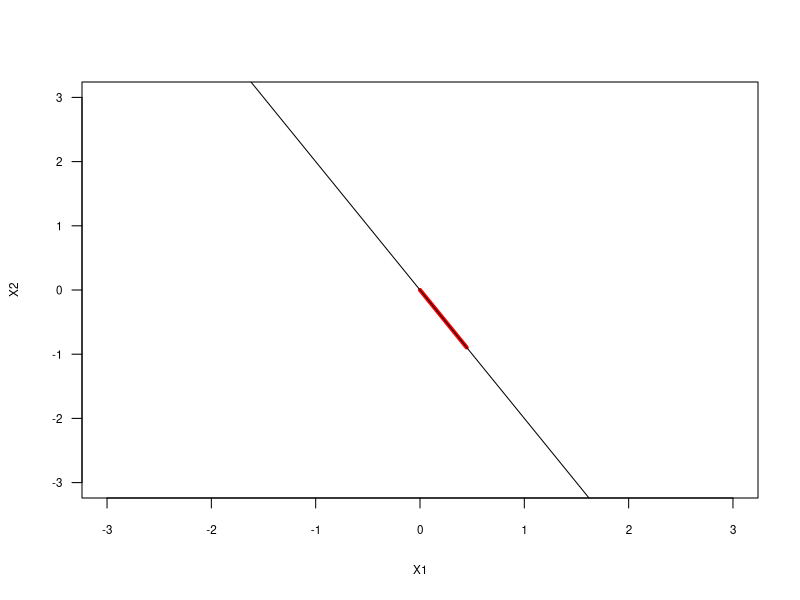
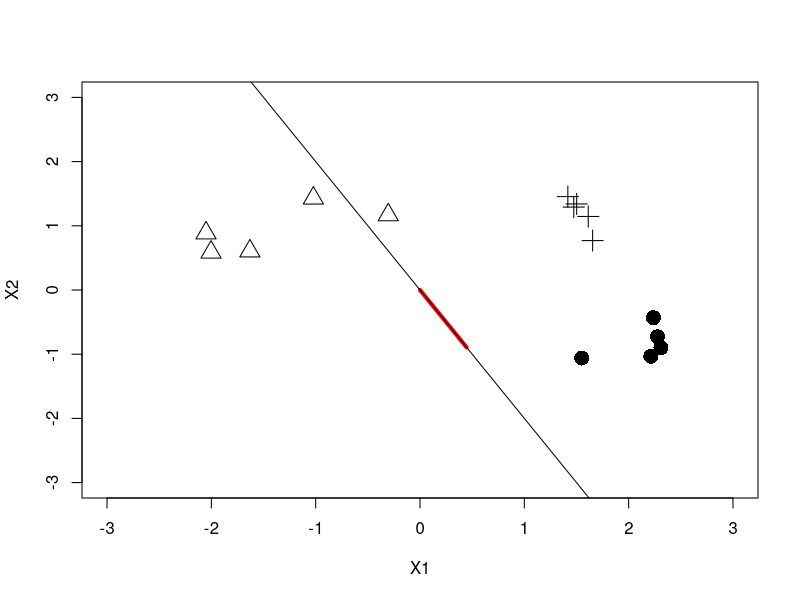
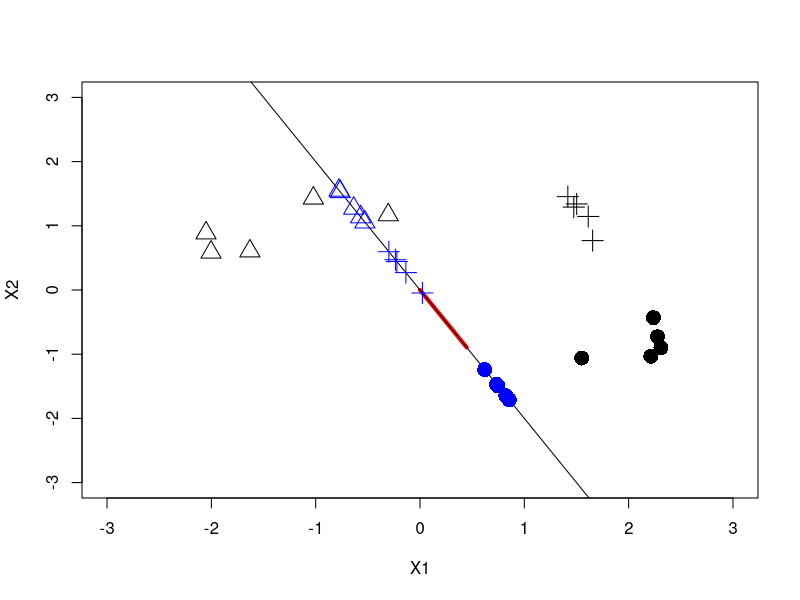

Reproduce these figures in R, in order.
## ---- chunk 1
knitr::opts_chunk$set(echo = FALSE)
knitr::opts_chunk$set(cache = TRUE)
## ---- chunk 2
library(tidyverse)
v_try = c(1, -2)
v_try = v_try/sqrt(sum(v_try^2))  # normalize to unit length

plot(0, 0, type='n', xlab='X1', ylab='X2', 
     cex.axis=0.7, cex.main=0.7, cex.lab=0.7, las=1,
     xlim=c(-3,3), ylim=c(-3,3))
segments(0, 0, v_try[1], v_try[2], col='red', lwd=4)

slope = v_try[2]/v_try[1]
abline(0, slope)
## ---- chunk 3
X = matrix(rnorm(15*2, 0, 0.3), nrow=15) +
  cbind(c(rep(-1.25, 5), rep(1.5, 5), rep(2, 5)), c(rep(1, 5), rep(1, 5), rep(-1, 5)))
labs = rep(c(2,3,16), 5) %>% sort
plot(0, 0, type='n', xlab='X1', ylab='X2', xlim=c(-3,3), ylim=c(-3,3))
segments(0, 0, v_try[1], v_try[2], col='red', lwd=4)

slope = v_try[2]/v_try[1]
abline(0, slope)
points(X, pch=labs, cex=2)
## ---- chunk 4
plot(0, 0, type='n', xlab='X1', ylab='X2', xlim=c(-3,3), ylim=c(-3,3))
segments(0, 0, v_try[1], v_try[2], col='red', lwd=4)

slope = v_try[2]/v_try[1]
abline(0, slope)
points(X, pch=labs, cex=2)
alpha = X %*% v_try
X_hat = alpha %*% v_try 
points(X_hat, pch=labs, col='blue', cex=2)
